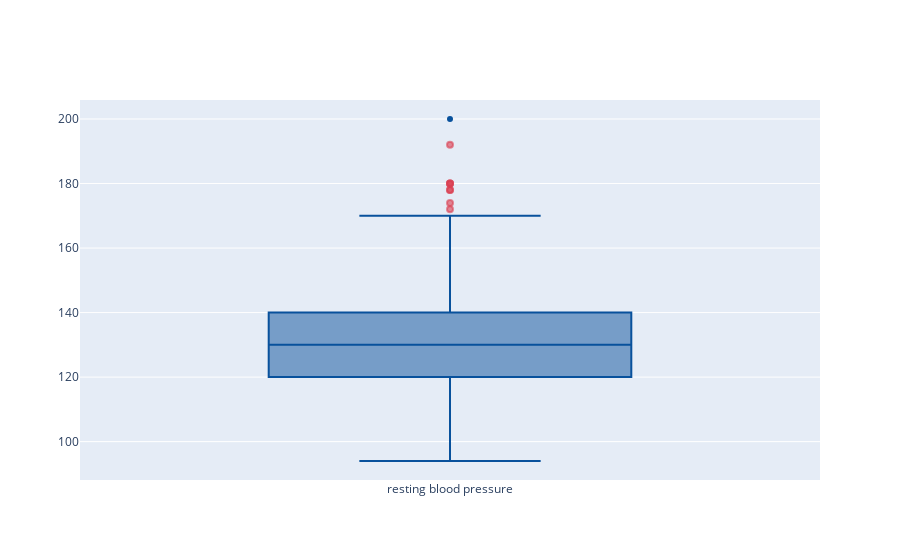

The code cell stored with this chart in its notebook:
### Markdown cell above
### Outliers detection

### Code cell
fig = go.Figure()
fig.add_trace(go.Box(name='resting blood pressure', y=heart_df.resting_blood_pressure))
fig.update_traces(marker=dict(color='rgb(8,81,156)', outliercolor='rgba(219,64,82,0.6)',
                            line=dict(outliercolor='rgba(219,64,82,0.6)',
                                     outlierwidth=2)), line_color='rgb(8,81,156)')
fig.show()

### Figure 1 — Plotly figure (JSON) as saved in the notebook; plotly's stock layout.template omitted (floating-point values rounded to 4 significant figures; data arrays with more than 128 entries replaced by an {"elided": "..."} marker saying what was removed)
{"data": [{"line": {"color": "rgb(8,81,156)"}, "marker": {"color": "rgb(8,81,156)", "line": {"outliercolor": "rgba(219,64,82,0.6)", "outlierwidth": 2}, "outliercolor": "rgba(219,64,82,0.6)"}, "name": "resting blood pressure", "type": "box", "y": {"elided": "303 int values"}}], "layout": {}}
